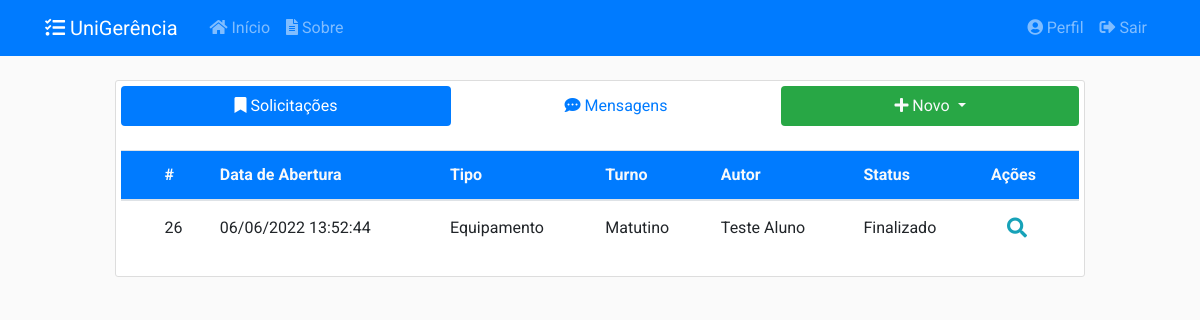
Page / (signed in) on the committed database.
### app/models/solicitacoes.py (models this page shows, shortened)
class Solicitacao(db.Model):
    __tablename__ = 'solicitacoes'
    __table_args__ = {'extend_existing': True}
    id = db.Column(db.Integer, primary_key=True)
    status = db.Column(db.Enum(Status), default=Status.ABERTO.name)
    data_abertura = db.Column(db.DateTime, nullable=False,
                              default=datetime.now().astimezone(fuso_horario))
    data_inicio_pref = db.Column(db.Date, nullable=False)
    data_fim_pref = db.Column(db.Date, nullable=False)
    data_retirada = db.Column(db.DateTime, nullable=True)
    data_devolucao = db.Column(db.DateTime, nullable=True)
    data_cancelamento = db.Column(db.DateTime, nullable=True)
    data_finalizacao = db.Column(db.DateTime, nullable=True)
    quantidade = db.Column(db.Integer, nullable=False, default=0)
    descricao = db.Column(db.String(20), nullable=False)
    tipo = db.Column(db.String(20), nullable=False)
    ativo = db.Column(db.Boolean, nullable=False, default=True)
    usuario_id = db.Column(db.Integer, db.ForeignKey('usuarios.id'),
                           nullable=False)
    turno_id = db.Column(db.Integer, db.ForeignKey('turnos.id'),
                           nullable=False)
    turno = db.relationship('Turno', back_populates='solicitacoes')
    def recupera_tudo():
        return Solicitacao.query.filter_by(ativo=True).all()
    def tempo_restante(self):
        if(self.data_devolucao and self.status.name == 'EMUSO'):
            agora = datetime.now().astimezone(fuso_horario)
            tempo_restante = int(datetime.timestamp(self.data_devolucao) -
                                  datetime.timestamp(agora))
            if tempo_restante <= 0:
                return None
            minutos, segundos = divmod(tempo_restante, 60)
            horas, minutos = divmod(minutos, 60)
            return "%02d:%02d:%02d" % (horas, minutos, segundos)
        else:
            return None
    def verifica_pendente(self):
        if self.status.name == 'PENDENTE':
            return True
        else:
            return False
    __mapper_args__ = {
        'polymorphic_identity': 'SOLICITACAO',
        'polymorphic_on': tipo
    }

class SolicitacaoEquipamento(Solicitacao):
    __tablename__ = 'solicitacoes_equipamentos'
    id = db.Column(db.Integer, db.ForeignKey('solicitacoes.id'), primary_key=True)
    tipo_eqp_id = db.Column(db.Integer, db.ForeignKey('tipos_equipamento.id'),
                           nullable=True)
    equipamentos = db.relationship('Equipamento', secondary=solicitacao_e,
                                   back_populates='solicitacoes')
    tipo_eqp = db.relationship('TipoEquipamento', back_populates='solicitacoes')
    __mapper_args__ = {
        'polymorphic_identity': 'EQUIPAMENTO'
    }

class Solicitacao(db.Model):
    __tablename__ = 'solicitacoes'
    __table_args__ = {'extend_existing': True}
    id = db.Column(db.Integer, primary_key=True)
    status = db.Column(db.Enum(Status), default=Status.ABERTO.name)
    data_abertura = db.Column(db.DateTime, nullable=False,
                              default=datetime.now().astimezone(fuso_horario))
    data_inicio_pref = db.Column(db.Date, nullable=False)
    data_fim_pref = db.Column(db.Date, nullable=False)
    data_retirada = db.Column(db.DateTime, nullable=True)
    data_devolucao = db.Column(db.DateTime, nullable=True)
    data_cancelamento = db.Column(db.DateTime, nullable=True)
    data_finalizacao = db.Column(db.DateTime, nullable=True)
    quantidade = db.Column(db.Integer, nullable=False, default=0)
    descricao = db.Column(db.String(20), nullable=False)
    tipo = db.Column(db.String(20), nullable=False)
    ativo = db.Column(db.Boolean, nullable=False, default=True)
    usuario_id = db.Column(db.Integer, db.ForeignKey('usuarios.id'),
                           nullable=False)
    turno_id = db.Column(db.Integer, db.ForeignKey('turnos.id'),
                           nullable=False)
    turno = db.relationship('Turno', back_populates='solicitacoes')
    def recupera_tudo():
        return Solicitacao.query.filter_by(ativo=True).all()
    def tempo_restante(self):
        if(self.data_devolucao and self.status.name == 'EMUSO'):
            agora = datetime.now().astimezone(fuso_horario)
            tempo_restante = int(datetime.timestamp(self.data_devolucao) -
                                  datetime.timestamp(agora))
            if tempo_restante <= 0:
                return None
            minutos, segundos = divmod(tempo_restante, 60)
            horas, minutos = divmod(minutos, 60)
            return "%02d:%02d:%02d" % (horas, minutos, segundos)
        else:
            return None
    def verifica_pendente(self):
        if self.status.name == 'PENDENTE':
            return True
        else:
            return False
    __mapper_args__ = {
        'polymorphic_identity': 'SOLICITACAO',
        'polymorphic_on': tipo
    }

class Turno(db.Model):
    __tablename__ = 'turnos'
    __table_args__ = {'extend_existing': True}
    id = db.Column(db.Integer, primary_key=True)
    name = db.Column(db.String(20), unique=True, nullable=False)
    hora_inicio = db.Column(db.Time, nullable=False)
    hora_fim = db.Column(db.Time, nullable=False)
    ativo = db.Column(db.Boolean, nullable=False, default=True)
    solicitacoes = db.relationship('Solicitacao', back_populates='turno')
    def __repr__(self):
        return f"{self.name} ({self.hora_inicio} ~ {self.hora_fim})"

### app/models/usuarios.py (models this page shows, shortened)
class Usuario(db.Model, UserMixin):
    __tablename__ = 'usuarios'
    __table_args__ = {'extend_existing': True}
    id = db.Column(db.Integer, primary_key=True)
    nome = db.Column(db.String(100), nullable=False)
    identificacao = db.Column(db.String(20), unique=True, nullable=False)
    email = db.Column(db.String(100), unique=True, nullable=False)
    senha = db.Column(db.String(60), nullable=False)
    data_cadastro = db.Column(db.DateTime, nullable=False,
                              default=datetime.now().astimezone(fuso_horario))
    data_atualizacao = db.Column(db.DateTime, nullable=True)
    tipo = db.Column(db.Enum(TipoUsuario), nullable=False)
    ativo = db.Column(db.Boolean, nullable=False, default=True)
    imagem_perfil = db.Column(db.String(20), nullable=False,
                              default='default.jpg')
    posts = db.relationship('Post', backref='autor',
                            foreign_keys='Post.usuario_id', lazy=True)
    recipiente = db.relationship('Post', backref='destinatario',
                                 foreign_keys='Post.destinatario_id', lazy=True)
    solicitacoes = db.relationship('Solicitacao', backref='autor', lazy=True)
    relatorios = db.relationship('Relatorio', backref='autor', lazy=True)
    def recupera_tudo():
        return Usuario.query.filter_by(ativo=True).all()

### app/controllers/principal.py (the view)
@principal.route("/", methods=['GET', 'POST'])
@login_required
def inicio():
    tab = request.args.get('tab', 1, type=int)
    solicitacoes = Solicitacao.recupera_tudo()
    posts = Post.recupera_tudo()
    equipamentos = Equipamento.recupera_tudo()
    salas = Sala.recupera_tudo()
    usuarios = Usuario.recupera_tudo()
    lista_tempo = []
    for solicitacao in solicitacoes:
        tempo_restante = solicitacao.tempo_restante()
        lista_tempo.append(tempo_restante)
        if solicitacao.verifica_pendente():
            if solicitacao.verifica_autor(current_user):
                if not Usuario.verifica_admin(current_user):
                    flash('Você possui uma solicitação atrasada.', 'warning')
    form = EntregaSolicitacaoForm()
    return render_template('principal/inicio.html', tab=tab, form=form,
                           posts=posts, equipamentos=equipamentos, salas=salas,
                           usuarios=usuarios, solicitacoes=solicitacoes,
                           tempo_restante=lista_tempo)

### app/models/equipamentos.py (called while the page is built)
    def recupera_tudo():
        return Equipamento.query.filter_by(ativo=True).all()

    def __repr__(self):
        return f"{self.patrimonio} - {self.descricao}"

### app/models/posts.py (called while the page is built)
    def recupera_tudo():
        return Post.query.filter_by(ativo=True).all()

### app/models/salas.py (called while the page is built)
    def recupera_tudo():
        return Sala.query.filter_by(ativo=True).all()

### app/models/usuarios.py (called while the page is built)
@login_manager.user_loader
def load_user(user_id):
    return Usuario.query.get(int(user_id))

### app/templates/principal/inicio.html (shortened to what this page needs)
{% extends "layout.html" %}
{% block inicio %}
<div class="content-section">
  <nav class="pb-4 align-middle">
    <div class="nav nav-pills nav-justified flex-column flex-md-row align-middle" id="pills-tab" role="tablist">
      <a class="nav-item nav-link {% if tab == 1 %}active{% endif %}" id="pills-1-tab" data-toggle="pill" href="#pills-1" role="tab"><i class="fas fa-bookmark"></i>&nbsp;Solicitações</a>
      <a class="nav-item nav-link {% if tab == 2 %}active{% endif %}" id="pills-2-tab" data-toggle="pill" href="#pills-2" role="tab"><i class="fas fa-comment-dots"></i>&nbsp;Mensagens</a>
      <div class="nav-item dropdown">
        <a class="nav-link dropdown-toggle bg-success text-light" href="#" id="navbarDropdown" role="button" data-toggle="dropdown">
          <i class="fas fa-plus"></i>&nbsp;Novo
        </a>
      </div>
    </div>
  </nav>
  <div class="tab-content flex-md-row" id="nav-tabContent">
    <div class="tab-pane fade {% if tab == 1 %}show active{% endif %}" id="pills-1" role="tabpanel">
      {% include 'principal/tabela/solicitacoes.html' %}
    </div>
  </div>
</div>
{% endblock inicio %}

### app/templates/principal/tabela/solicitacoes.html (shortened to what this page needs)
<table id="table-solicitacoes" class="table stripe order-column dt-responsive nowrap table-hover" style="width:100%">
    <thead>
    <tr class="bg-primary text-light">
        <th class="align-middle"></th>
        <th class="align-middle">#</th>
        <th class="align-middle">Data de Abertura</th>
        <th class="align-middle">Tipo</th>
        <th class="align-middle">Turno</th>
        <th class="align-middle">Autor</th>
        <th class="align-middle">Status</th>
        <th class="align-middle">Ações</th>
    </tr>
    </thead>
    <tbody>
    {% for solicitacao in solicitacoes %}
    {% if current_user == solicitacao.autor or current_user.tipo.name == 'ADMIN' %}
        {% if solicitacao.status.name == 'ABERTO' %}
            <tr class="table-secondary font-weight-bold">
        {% elif solicitacao.status.name == 'PENDENTE' %}
            <tr class="table-danger font-weight-bold">
        {% elif solicitacao.status.name == 'SOLICITADO' %}
            <tr class="table-warning font-weight-bold">
        {% elif solicitacao.status.name == 'CONFIRMADO' %}
            <tr class="table-success font-weight-bold">
        {% elif solicitacao.status.name == 'EMUSO' %}
            <tr class="table-info font-weight-bold">
        {% elif solicitacao.status.name == 'CANCELADO' or solicitacao.status.name == 'FECHADO' %}
            <tr class="">
        {% else %}
            <tr>
        {% endif %}
            <td class="align-middle"></td>
            <td class="align-middle">{{ solicitacao.id }}</td>
            <td class="align-middle">{{ solicitacao.data_abertura.strftime('%d/%m/%Y %H:%M:%S') }}</td>
            {% if solicitacao.tipo == 'EQUIPAMENTO' %}
                <td class="align-middle">Equipamento</td>
            {% elif solicitacao.tipo == 'SALA'%}
                <td class="align-middle">Sala</td>
            {% endif %}
            <td class="align-middle">{{ solicitacao.turno.name }}</td>
            <td class="align-middle">{{ solicitacao.autor.nome }}</td>
            <td class="align-middle">{{ solicitacao.status.value }}</td>
            <td class="align-middle">
                <a class="btn-lg btn-outline-info" href="#" data-toggle="modal" data-target="#visualizarSolicitacao{{ solicitacao.id }}"><i class="fas fa-search"></i></a>
            </td>
        </tr>
    {% endif %}
    {% endfor %}
    </tbody>
</table>

### app/static/css/main.css (style rules this page uses)
body { background: #fafafad5; color: #333333; margin-top: 5rem; font-family: 'Roboto' !important; }
html { scroll-behavior: smooth; }
.content-section { background: #ffffff; padding: 5px 5px; border: 1px solid #dddddd; border-radius: 3px; margin-bottom: 20px; }

### rows in the picture
SolicitacaoEquipamento: id "26", data_abertura "06/06/2022 13:52:44", turno.name "Matutino", autor.nome "Teste Aluno", status.value "Finalizado"
